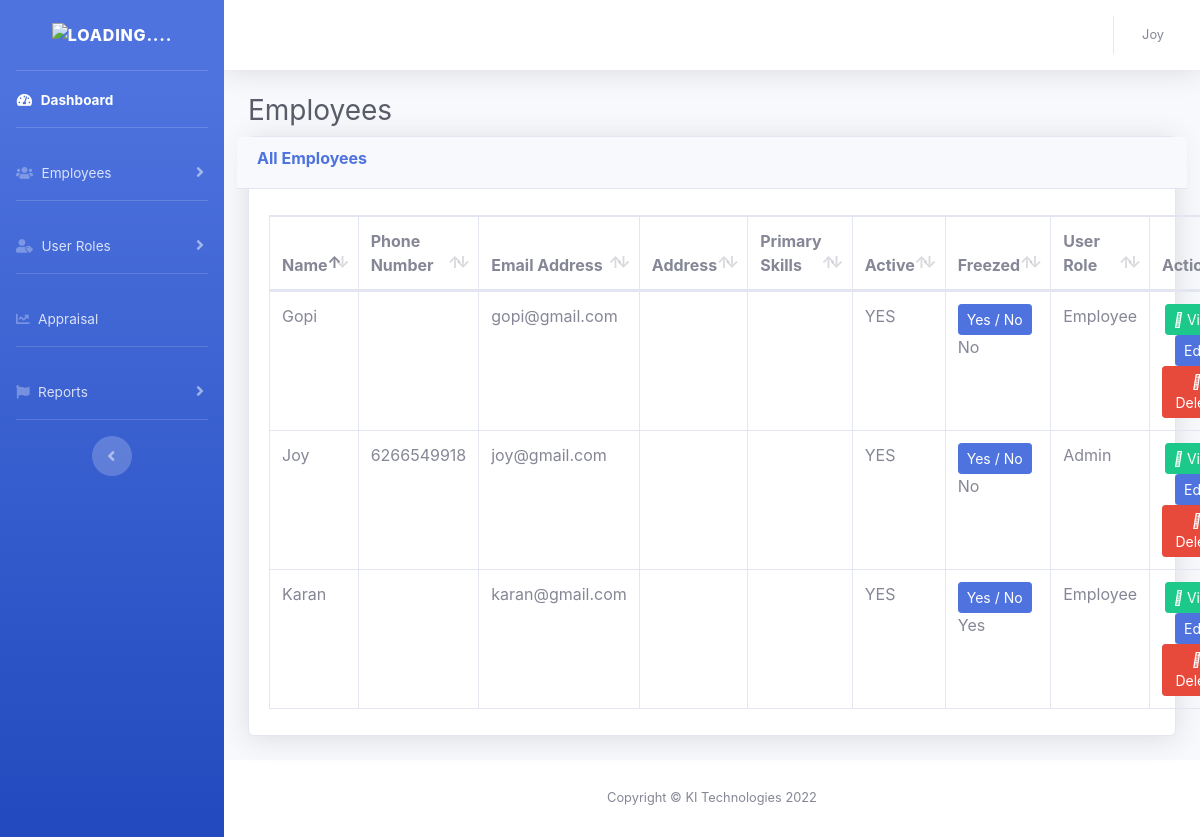
/all_employee.php (signed in), run on the app's committed database.
### tables this page shows
CREATE TABLE `users` (
  `id` int(11) NOT NULL,
  `name` varchar(255) NOT NULL,
  `emails` varchar(255) NOT NULL,
  `password` varchar(255) NOT NULL,
  `phone` varchar(20) NOT NULL,
  `user_role` varchar(255) NOT NULL,
  `father_name` varchar(255) DEFAULT NULL,
  `mother_name` varchar(255) DEFAULT NULL,
  `father_contact_number` varchar(20) DEFAULT NULL,
  `present_address` varchar(255) DEFAULT NULL,
  `city` varchar(255) DEFAULT NULL,
  `pin_code` int(11) DEFAULT NULL,
  `premanent_address` varchar(255) DEFAULT NULL,
  `permanent_city` varchar(255) DEFAULT NULL,
  `permanent_pincode` int(11) NOT NULL,
  `dob` date DEFAULT NULL,
  `alternative_phone` int(11) DEFAULT NULL,
  `primary_skill` varchar(255) DEFAULT NULL,
  `training_period` varchar(255) NOT NULL,
  `date_of_joining` date DEFAULT NULL,
  `interview_date` date DEFAULT NULL,
  `pan` varchar(255) DEFAULT NULL,
  `pan_card_image` varchar(255) DEFAULT NULL,
  `aadhaar` varchar(255) DEFAULT NULL,
  `aadhaar_card_image` varchar(255) DEFAULT NULL,
  `profile_pic` varchar(255) DEFAULT NULL,
  `bank_name` varchar(255) NOT NULL,
  `account_number` varchar(255) NOT NULL,
  `ifsc_code` varchar(255) NOT NULL,
  `isDeleted` tinyint(4) NOT NULL,
  `isEnabled` int(11) NOT NULL DEFAULT 1,
  `rating` float(12,1) NOT NULL DEFAULT 1.0,
  `remark` varchar(255) NOT NULL,
  `is_freezed` int(11) NOT NULL,
  `created_at` datetime NOT NULL DEFAULT current_timestamp(),
  `created_by` varchar(255) NOT NULL,
  `updated_at` datetime DEFAULT NULL ON UPDATE current_timestamp(),
  `updated_by` int(11) DEFAULT NULL,
  `deleted_at` datetime DEFAULT NULL,
  `deleted_by` varchar(255) NOT NULL
);

### all_employee.php (the view, shortened to what this page needs)
<?php session_start();
if (!$_SESSION['user_role']) {
    header("Location: login.php");
} else {
?>
    <?php include 'header.php'; ?>
    <div class="container-fluid">
        <h1 class="h3 mb-2 text-gray-800">Employees</h1>
        <div class="card shadow mb-4">
            <div class="row card-header justify-content-between">
                <h6 class="font-weight-bold text-primary">All Employees</h6>
            </div>
            <div class="card-body">
                <table class="table table-bordered dataTable" id="dataTable" width="100%" cellspacing="0" role="grid" aria-describedby="dataTable_info" style="width: 100%;">
                    <thead>
                        <tr role="row">
                            <th class="sorting sorting_asc" tabindex="0" aria-controls="dataTable" rowspan="1" colspan="1" aria-sort="ascending" aria-label="Name: activate to sort column descending" style="width: auto;">Name</th>
                            <th class="sorting" tabindex="0" aria-controls="dataTable" rowspan="1" colspan="1" aria-label="Start date: activate to sort column ascending" style="width:auto;">Phone Number</th>
                            <th class="sorting" tabindex="0" aria-controls="dataTable" rowspan="1" colspan="1" aria-label="Position: activate to sort column ascending" style="width: auto;">Email Address</th>
                            <th class="sorting" tabindex="0" aria-controls="dataTable" rowspan="1" colspan="1" aria-label="Start date: activate to sort column ascending" style="width:auto;">Address</th>
                            <th class="sorting" tabindex="0" aria-controls="dataTable" rowspan="1" colspan="1" aria-label="Start date: activate to sort column ascending" style="width:auto;">Primary Skills</th>
                            <th class="sorting" tabindex="0" aria-controls="dataTable" rowspan="1" colspan="1" aria-label="Start date: activate to sort column ascending" style="width:auto;">Active</th>
                            <th class="sorting" tabindex="0" aria-controls="dataTable" rowspan="1" colspan="1" aria-label="Start date: activate to sort column ascending" style="width:auto;">Freezed</th>
                            <th class="sorting" tabindex="0" aria-controls="dataTable" rowspan="1" colspan="1" aria-label="Age: activate to sort column ascending" style="width: auto;">User Role</th>
                            <th class="sorting" tabindex="0" aria-controls="dataTable" rowspan="1" colspan="1" aria-label="Start date: activate to sort column ascending" style="width:auto;">Action</th>
                        </tr>
                    </thead>
                    <tbody>
                        <?php
                        $selectList = "SELECT * FROM users WHERE isDeleted != 1 ";
                        $data = mysqli_query($connections, $selectList);
                        while ($rows = mysqli_fetch_array($data)) { ?>
                            <tr>
                                <td><?php echo $rows['name'] ?></td>
                                <td><?php echo $rows['phone'] ?></td>
                                <td><?php echo $rows['emails'] ?></td>
                                <td><?php echo $rows['premanent_address'] ?></td>
                                <td><?php echo $rows['primary_skill'] ?></td>
                                <td><?php if($rows['isEnabled']== 1) { echo "YES"; } else { echo "NO"; } ?></td>
                                <td><button class="btn btn-sm btn-primary">Yes / No</button><?php if($rows['is_freezed']== 0) { echo "No"; } else { echo "Yes"; } ?></td>
                                <td><?php if($rows['user_role']== 1) { echo "Admin"; } else { echo "Employee"; } ?></td>
                                <div class="row col-8">
                                    <td class="text-center">
                                        <a type="button" class="btn btn-success btn-sm" href="view_page.php?id=<?php echo $rows['id'] ?>"><i class="fa-solid fa-eye"></i> View</a>
                                        <?php if ($_SESSION['user_role'] == 1) { ?>
                                            <a href="edit.php?id=<?php echo $rows['id'] ?>" type="button" class="btn btn-primary btn-sm"><i class="fa-solid fa-user-pen"></i> Edit</a>
                                        <?php } ?>
                                        <?php if ($_SESSION['user_role'] == 1) { ?>
                                            <a href="delete.php?id=<?php echo $rows['id'] ?>" type="button" class="btn btn-danger btn-sm"><i class="fa-solid fa-trash"></i> Delete</a>
                                        <?php } ?>
                                    </td>
                                </div>
                            </tr>
                        <?php } ?>
                    </tbody>
                </table>
            </div>
        </div>
    </div>
    <?php include 'footer.php'; ?>
<?php } ?>

### header.php (shortened to what this page needs)
<!DOCTYPE html>
<html lang="en">
<head>
    <link href="css/all_min.css" rel="stylesheet" type="text/css">
    <link rel="stylesheet" href="css/fontawesome-free/css/fontawesom_5_all.min.css">
    <link href="css/fonts_googleapis_com.css" rel="stylesheet">
    <link href="css/sb-admin-2_min.css" rel="stylesheet">
    <link href="css/style.css" rel="stylesheet">
    <link href="css/dataTables_bootstrap4_min.css" rel="stylesheet">
</head>
<body id="page-top">
    <div id="wrapper">
       <?php
       include('sidebar.php');
       ?>
        <div id="content-wrapper" class="d-flex flex-column">
            <div id="content">
                <?php
                include('topbar.php');
                ?>

### sidebar.php (shortened to what this page needs)
<?php include 'empDB.php'; ?>
<ul class="navbar-nav bg-gradient-primary sidebar sidebar-dark accordion" id="accordionSidebar">
    <a class="sidebar-brand d-flex align-items-center justify-content-center" href="index.php">
        <img src="img/k_white1.png" alt="Loading...." class="logo-1">
    </a>
    <hr class="sidebar-divider my-0">
    <li class="nav-item active">
        <a class="nav-link" href="index.php">
            <i class="fas fa-fw fa-tachometer-alt"></i>
            <span>Dashboard</span></a>
    </li>
    <hr class="sidebar-divider">
    <li class="nav-item">
        <?php if ($_SESSION['user_role'] == 1) { ?>
            <a class="nav-link collapsed" href="#" data-toggle="collapse" data-target="#collapseone" aria-expanded="true" aria-controls="collapseFirst">
                <i class="fas fa-solid fa-users"></i>
                <span>Employees</span>
            </a>
            <hr class="sidebar-divider">
        <?php } ?>
    </li>
    <li class="nav-item">
        <a class="nav-link collapsed" href="#" data-toggle="collapse" data-target="#collapseTwo" aria-expanded="true" aria-controls="collapseSecond">
            <i class="fas fa-user-tag"></i>
            <span>User Roles</span>
        </a>
    </li>
    <hr class="sidebar-divider d-none d-md-block">
    <?php if($_SESSION['is_freezed'] != 1) {?>
    <?php
     $selectList = "SELECT id FROM users";
     $data = mysqli_query($connections, $selectList);
     $appraisalId = mysqli_num_rows($data);
     ?>
    <li class="nav-item">
        <a class="nav-link" href="appraisal.php?id=<?php echo $appraisalId ?>">
        <i class="fas fa-solid fa-chart-line"></i>
            <span>Appraisal</span>
        </a>
    </li>
    <hr class="sidebar-divider d-none d-md-block">
    <?php } ?>
    <li class="nav-item">
        <a class="nav-link collapsed" href="#" data-toggle="collapse" data-target="#collapseFour" aria-expanded="true" aria-controls="collapseThree">
            <i class="fas fa-solid fa-flag"></i>
            <span>Reports</span>
        </a>
    </li>
    <hr class="sidebar-divider d-none d-md-block">
    <div class="text-center d-none d-md-inline">
        <button class="rounded-circle border-0" id="sidebarToggle"></button>
    </div>
</ul>

### topbar.php (shortened to what this page needs)
<nav class="navbar navbar-expand navbar-light bg-white topbar mb-4 static-top shadow">
<ul class="navbar-nav ml-auto">
    <li class="nav-item dropdown no-arrow">
        <a class="nav-link dropdown-toggle" href="#" id="userDropdown" role="button"
            data-toggle="dropdown" aria-haspopup="true" aria-expanded="false">
            <span class="mr-2 d-none d-lg-inline text-gray-600 small"><?php echo $_SESSION['name']?></span>
        </a>
      </li>
   </ul>
</nav>

### footer.php (shortened to what this page needs)
            <footer class="sticky-footer bg-white">
                <div class="container my-auto">
                    <div class="copyright text-center my-auto">
                        <span>Copyright &copy; KI Technologies 2022</span>
                    </div>
                </div>
            </footer>
        </div>
    </div>
</body>
</html>

### css/all_min.css (style rules this page uses)
.fa,.fab,.fad,.fal,.far,.fas { -moz-osx-font-smoothing:grayscale;-webkit-font-smoothing:antialiased;display:inline-block;font-style:normal;font-variant:normal;text-rendering:auto;line-height:1 }
.fa-fw { text-align:center;width:1.25em }
.fa-chart-line:before { content:"\f201" }
.fa-eye:before { content:"\f06e" }
.fa-flag:before { content:"\f024" }
.fa-tachometer-alt:before { content:"\f3fd" }
.fa-trash:before { content:"\f1f8" }
.fa-user-tag:before { content:"\f507" }
.fa-users:before { content:"\f0c0" }

### css/style.css (style rules this page uses)
.sidebar .logo-1 { display: block; }

### data on the page
users: name "Gopi", emails "gopi@gmail.com", isEnabled "YES", is_freezed "No", user_role "Employee"
users: name "Joy", phone "6266549918", emails "joy@gmail.com", isEnabled "YES", is_freezed "No", user_role "Admin"
users: name "Karan", emails "karan@gmail.com", isEnabled "YES", is_freezed "Yes", user_role "Employee"

### other printed values
$_SESSION['name'] "Joy"
